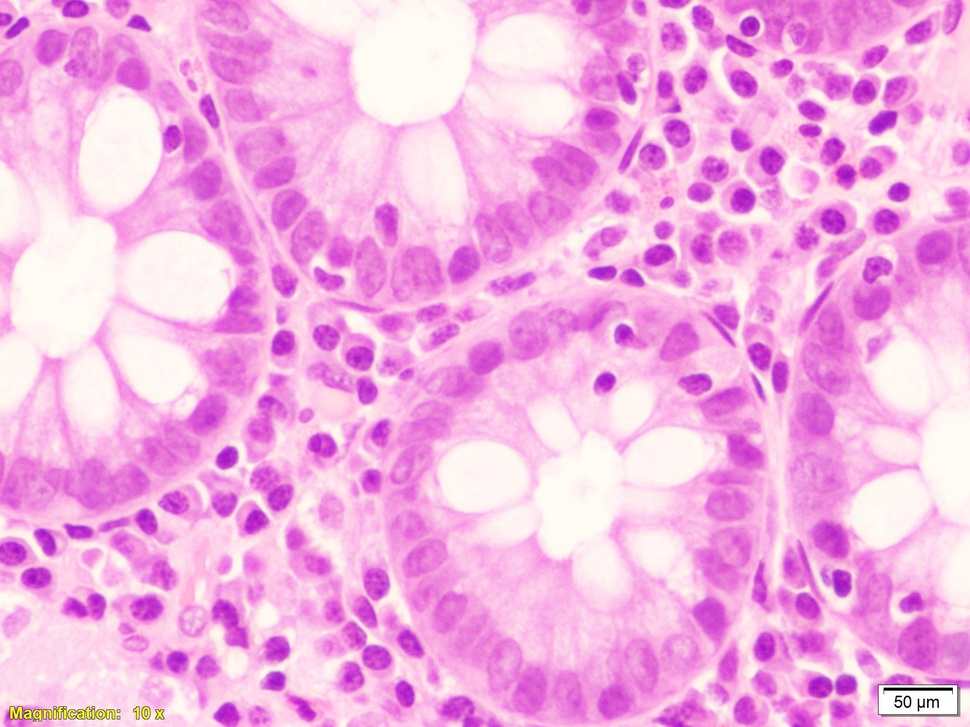
#> input picture data/images/Case-02-N-HP.jpg, 970 x 727 px, shrunk from 1920 x 1440 before the run
$ python -i operations.py   (imports and definitions only)
#> lines starting #> are read from the running program, lines starting #| are printed output that depends on the picture; after the words box and inside, x2 and y2 are one past the last pixel; in counts of white or black regions, pixels touching at a corner belong together
import numpy as np
import matplotlib.pyplot as plt
import matplotlib.patches as mpatches

from skimage.color import label2rgb
from skimage.color import rgb2hsv
from skimage.color import rgb2lab
from skimage.color import lab2rgb

from skimage.filters import threshold_otsu

from skimage.morphology import closing
from skimage.morphology import dilation
from skimage.morphology import disk
from skimage.morphology import erosion
from skimage.morphology import opening
from skimage.measure import label, regionprops
from skimage.segmentation import clear_border


def get_channel_hsv(hsv_image, channel="saturation"):
    """Get only particular channel values from hsv image


    Parameters
    ----------
    hsv_image: np.unit8 image
               Input hsv image

    channel: string
             'hue'/'saturation'/'value'
    """
#> called with channel = 'saturation'
    assert channel in ["hue", "saturation", "value"], "Unkown channel specified"
    if channel == "hue":
        return hsv_image[:, :, 0]

    if channel == "saturation":
        return hsv_image[:, :, 1]
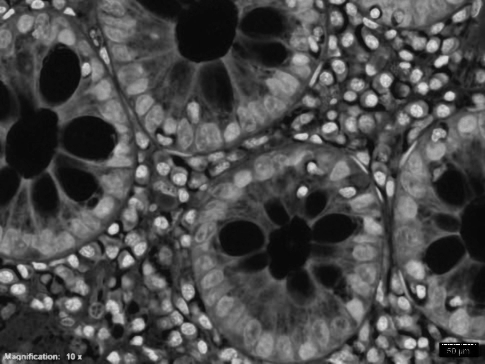
#> returned value: shape (727, 970) float64 (shown at 1/2 size); min 0, max 1, mean 0.292

    if channel == "value":
        return hsv_image[:, :, 2]


def _get_kernel(kernel_size, use_disk=True):
    if not use_disk:
        kernel = np.ones((kernel_size, kernel_size), np.uint8)
    else:
        kernel = disk(kernel_size)
    return kernel


# [40 lines left out: functions imerode, imdilate, not called in this run]


def imopening(image, kernel_size=5, use_disk=True):
    """Open an image.

    Parameters
    ----------
    image: array_like
           np.uint8 binary thresholded image
    kernel_size: int
                 Integer

    Returns
    -------
    opened: array_like
            np.uint8 opened
    """
    kernel = _get_kernel(kernel_size, use_disk)
    opened = opening(image, kernel)
    return opened


def imclosing(image, kernel_size=5, use_disk=True):
    """Close an image.

    Parameters
    ----------
    image: array_like
           np.uint8 binary thresholded image
    kernel_size: int
                 Integer

    Returns
    -------
    closed: array_like
            np.uint8 opened
    """
    kernel = _get_kernel(kernel_size, use_disk)
    closed = closing(image, kernel)
    return closed


# [20 lines left out: function open_close, not called in this run]


def close_open(image, open_kernel_size=5, close_kernel_size=5, use_disk=True):
    """Close followed by opening an image.

    Parameters
    ----------
    image: array_like
           np.uint8 binary thresholded image
    open_kernel_size: int
                      Integer
    close_kernel_size: int
                       Integer

    Returns
    -------
    closed: array_like
            np.uint8 opened-closed
    """
    closed = imclosing(image, close_kernel_size, use_disk)
    opened = imopening(closed, open_kernel_size, use_disk)
    return opened


def otsu_thresholding(
    rgb_image,
    channel="saturation",
    open_kernel_size=5,
    close_kernel_size=5,
    use_disk=True,
):
    """Perform OTSU thresholding followed by closing-then-opening

    rgb_image: np.uint8
               Input RGB image
    channel: string
             Channel on which to perform thresholding
    open_kernel_size: int
                      Size of opening kernel
    close_kernel_size: int
                       Size of closing kernel
    use_disk: bool
              Should use disk instead of a square
    """
    hsv_image = rgb2hsv(rgb_image)
    hsv_image = np.array(hsv_image)
    hsv_ch = get_channel_hsv(hsv_image, channel)
    otsu = threshold_otsu(hsv_ch)
#> otsu = 0.33
    thresholded = hsv_ch > otsu
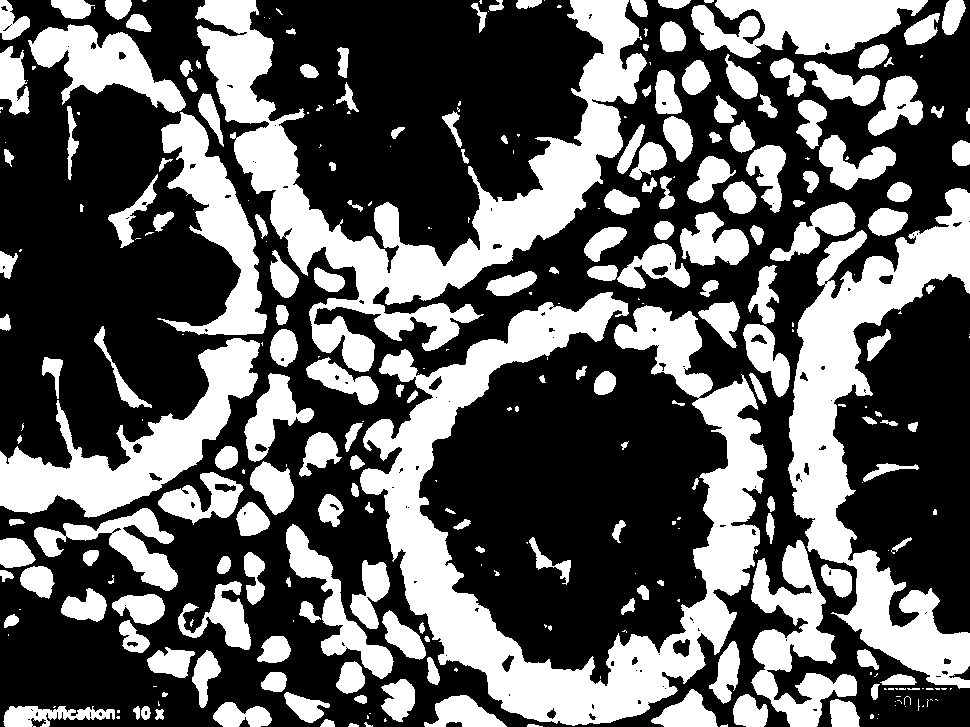
#> thresholded: shape (727, 970) bool; 37.5% white; 313 white regions (123 under 20 px), largest, box (x1, y1, x2, y2) and area: (360, 292, 767, 726) 50573, (195, 0, 647, 372) 40551, (788, 188, 970, 689) 30125

    close_then_open = close_open(
        thresholded, open_kernel_size, close_kernel_size, use_disk
    )
#> in imclosing, `closed = closing(image, kernel)`:
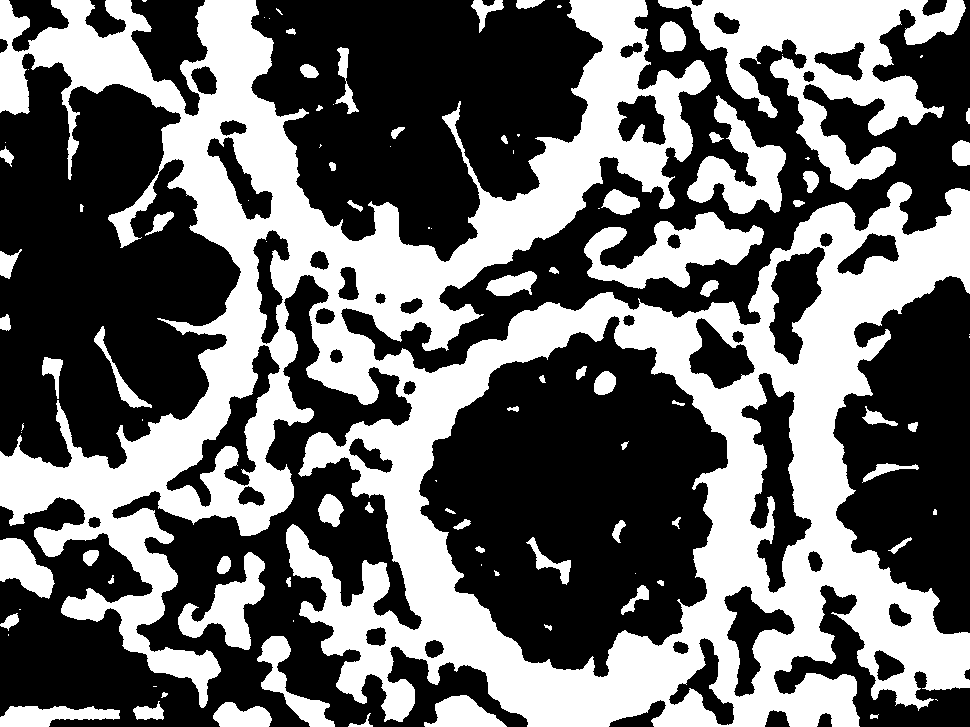
#> closed: shape (727, 970) bool; 41.6% white; 102 white regions (33 under 20 px), largest, box (x1, y1, x2, y2) and area: (0, 0, 970, 727) 236845, (658, 0, 966, 190) 21534, (584, 212, 764, 289) 6636
#> in imopening, `opened = opening(image, kernel)`:
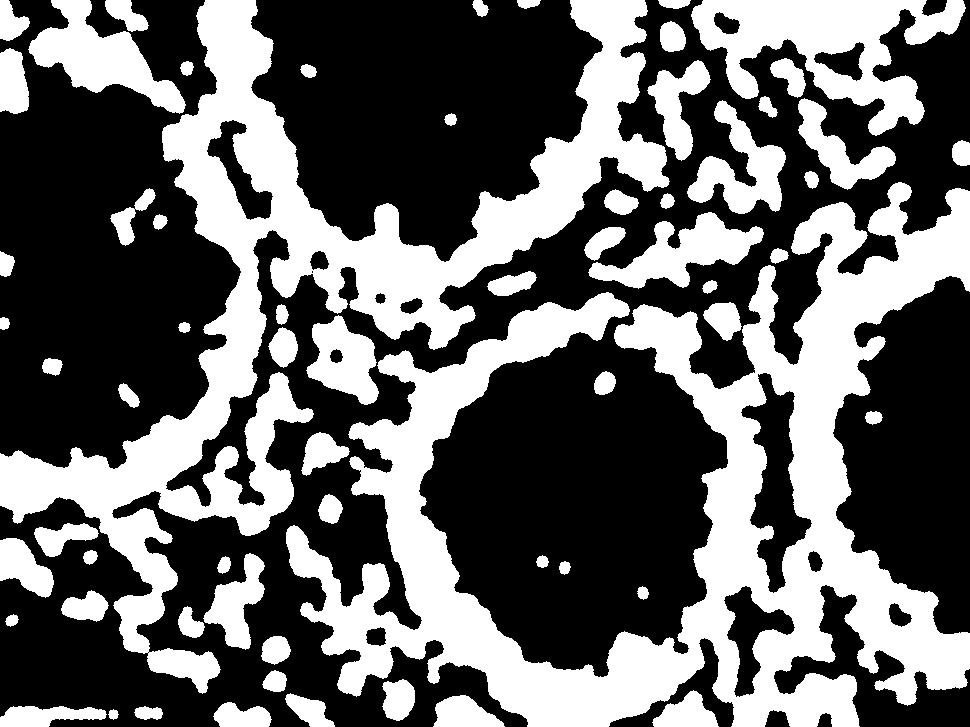
#> opened: shape (727, 970) bool; 39.7% white; 64 white regions, largest, box (x1, y1, x2, y2) and area: (286, 182, 970, 727) 117745, (0, 0, 670, 694) 85154, (691, 0, 966, 136) 16597
    assert close_then_open.dtype == bool, "Mask not boolean"
    return close_then_open


# [51 lines left out: functions contours_and_bounding_boxes, plot_contours, not called in this run]

>>> import cv2
>>> picture = cv2.cvtColor(cv2.imread('../../data/images/Case-02-N-HP.jpg'), cv2.COLOR_BGR2RGB)
>>> result = otsu_thresholding(picture)

$ run again, on data/images/Case-02-N-LP.jpg
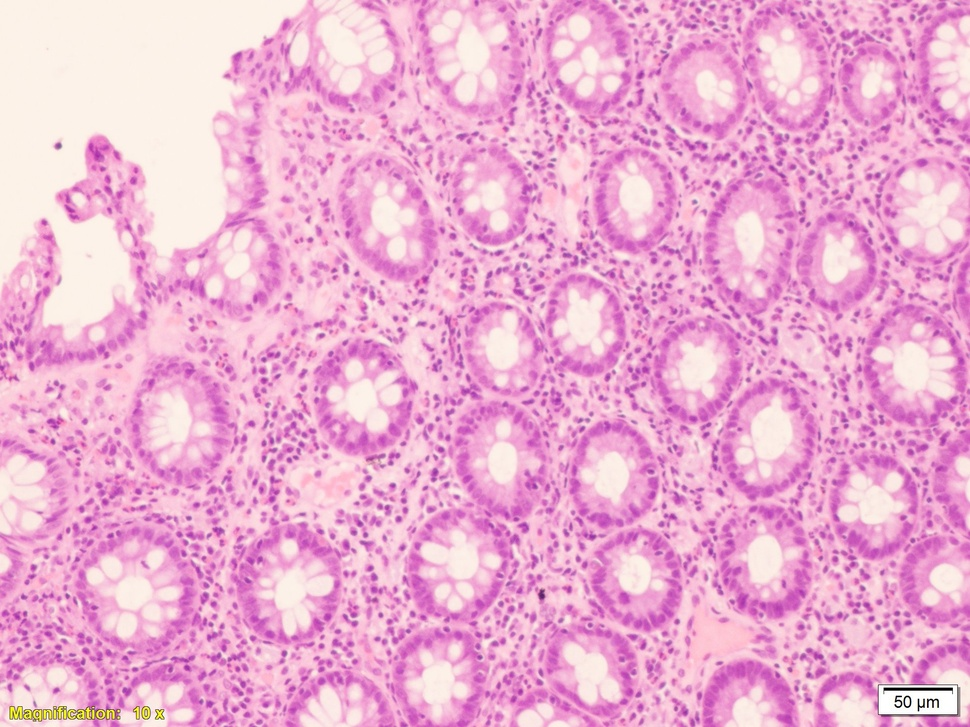
#> input picture data/images/Case-02-N-LP.jpg, 970 x 727 px, shrunk from 1920 x 1440 before the run
#> hsv_image: shape (727, 970, 3) float64; mean of channels 0, 1, 2 0.775, 0.283, 0.928
#> in get_channel_hsv, `return hsv_image[:, :, 1]`:
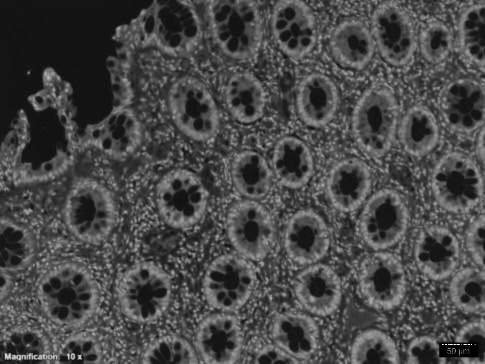
#> returned value: shape (727, 970) float64 (shown at 1/2 size); min 0, max 1, mean 0.283
#> otsu = 0.279
#> thresholded: shape (727, 970) bool; 51% white; 634 black regions (325 under 20 px), largest, box (x1, y1, x2, y2) and area: (0, 0, 598, 710) 80015, (0, 0, 311, 344) 66503, (601, 548, 970, 727) 22610
#> closed: shape (727, 970) bool; 64.5% white; 233 black regions, largest, box (x1, y1, x2, y2) and area: (0, 0, 308, 344) 63681, (426, 0, 509, 105) 5794, (313, 0, 395, 95) 5511
#> in imopening, `opened = opening(image, kernel)`:
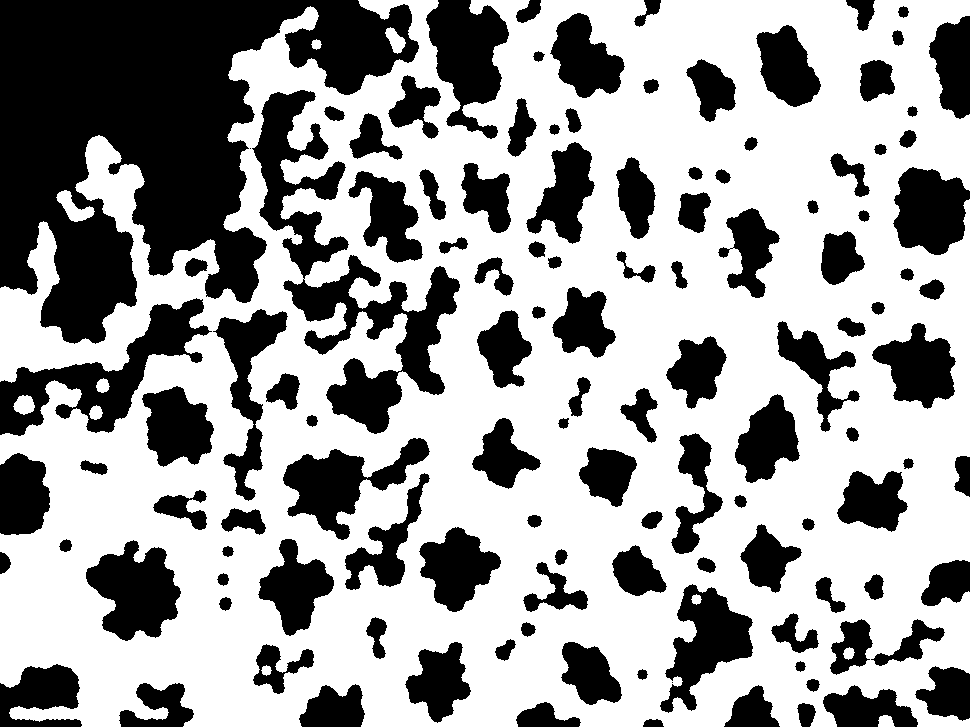
#> opened: shape (727, 970) bool; 62.4% white; 122 black regions (2 under 20 px), largest, box (x1, y1, x2, y2) and area: (0, 0, 419, 344) 75790, (252, 90, 460, 434) 18895, (0, 298, 212, 436) 8956

$ run again, on data/images/Case-02-N-Sc.jpg
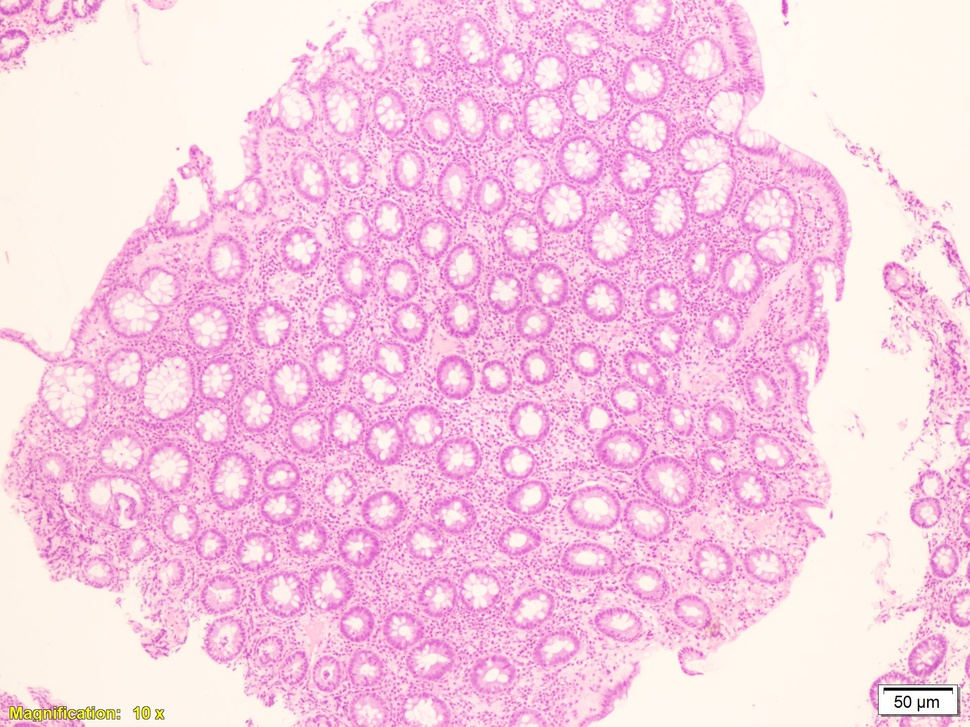
#> input picture data/images/Case-02-N-Sc.jpg, 970 x 727 px, shrunk from 1920 x 1440 before the run
#> hsv_image: shape (727, 970, 3) float64; mean of channels 0, 1, 2 0.629, 0.195, 0.969
#> in get_channel_hsv, `return hsv_image[:, :, 1]`:
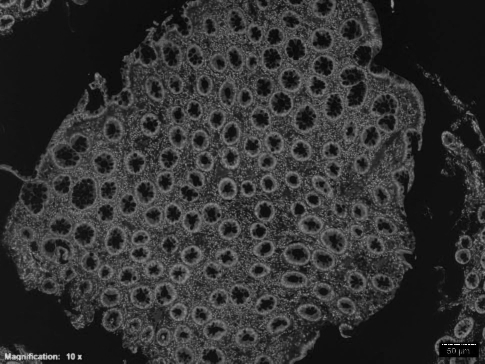
#> returned value: shape (727, 970) float64 (shown at 1/2 size); min 0, max 1, mean 0.195
#> otsu = 0.205
#> thresholded: shape (727, 970) bool; 44.9% white; 528 white regions (406 under 20 px), largest, box (x1, y1, x2, y2) and area: (0, 0, 851, 727) 290551, (910, 452, 970, 628) 4636, (0, 0, 103, 70) 2511
#> closed: shape (727, 970) bool; 59.7% white; 194 black regions, largest, box (x1, y1, x2, y2) and area: (589, 0, 970, 727) 113349, (0, 0, 378, 357) 68477, (0, 338, 298, 727) 34320
#> in imopening, `opened = opening(image, kernel)`:
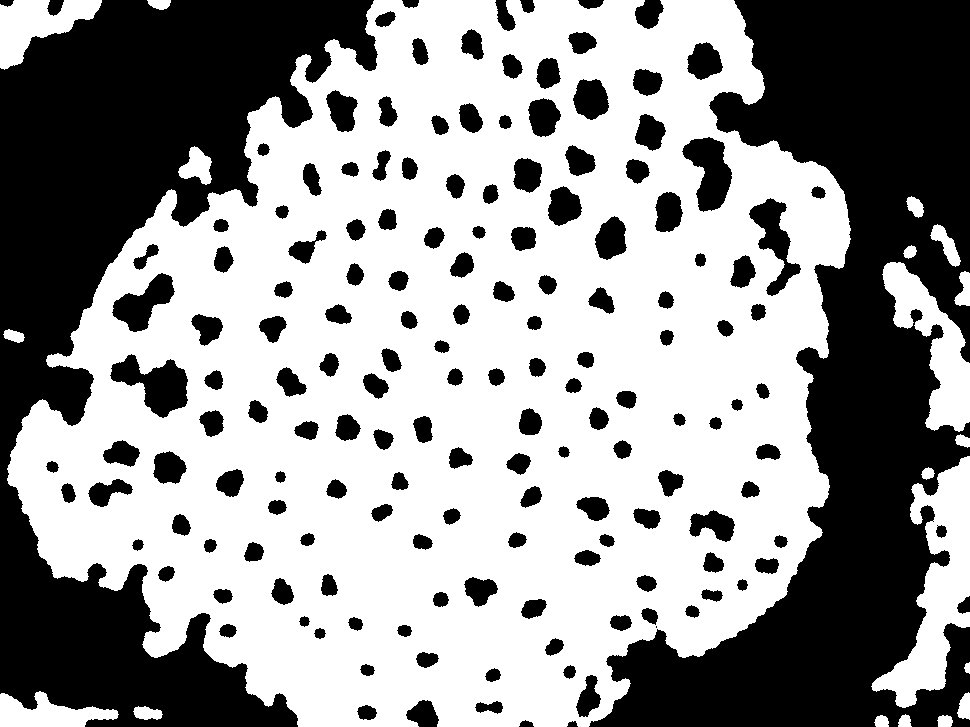
#> opened: shape (727, 970) bool; 58.8% white; 163 black regions (1 under 20 px), largest, box (x1, y1, x2, y2) and area: (589, 0, 970, 727) 122072, (0, 0, 378, 727) 109051, (110, 354, 188, 418) 2551
